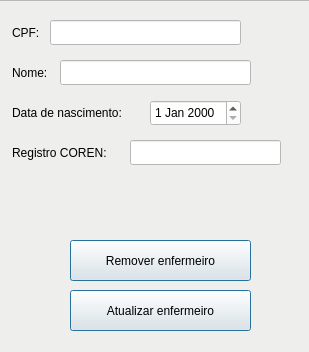
<?xml version="1.0" encoding="UTF-8"?>
<ui version="4.0">
 <class>MainWindow</class>
 <widget class="QMainWindow" name="MainWindow">
  <property name="geometry">
   <rect>
    <x>0</x>
    <y>0</y>
    <width>309</width>
    <height>352</height>
   </rect>
  </property>
  <property name="windowTitle">
   <string>Detalhes do enfermeiro</string>
  </property>
  <widget class="QWidget" name="centralwidget">
   <widget class="QFrame" name="frame">
    <property name="geometry">
     <rect>
      <x>-20</x>
      <y>0</y>
      <width>601</width>
      <height>601</height>
     </rect>
    </property>
    <property name="styleSheet">
     <string notr="true">background-color: rgb(238, 238, 236);</string>
    </property>
    <property name="frameShape">
     <enum>QFrame::StyledPanel</enum>
    </property>
    <property name="frameShadow">
     <enum>QFrame::Raised</enum>
    </property>
    <widget class="QLineEdit" name="cpfTag">
     <property name="geometry">
      <rect>
       <x>30</x>
       <y>20</y>
       <width>41</width>
       <height>25</height>
      </rect>
     </property>
     <property name="text">
      <string>CPF:</string>
     </property>
     <property name="frame">
      <bool>false</bool>
     </property>
     <property name="readOnly">
      <bool>true</bool>
     </property>
    </widget>
    <widget class="QLineEdit" name="nameTag">
     <property name="geometry">
      <rect>
       <x>30</x>
       <y>60</y>
       <width>51</width>
       <height>25</height>
      </rect>
     </property>
     <property name="text">
      <string>Nome:</string>
     </property>
     <property name="frame">
      <bool>false</bool>
     </property>
     <property name="readOnly">
      <bool>true</bool>
     </property>
    </widget>
    <widget class="QLineEdit" name="cpfLineEdit">
     <property name="geometry">
      <rect>
       <x>70</x>
       <y>20</y>
       <width>191</width>
       <height>25</height>
      </rect>
     </property>
     <property name="styleSheet">
      <string notr="true">background-color: rgb(255, 255, 255);</string>
     </property>
    </widget>
    <widget class="QLineEdit" name="nameLineEdit">
     <property name="geometry">
      <rect>
       <x>80</x>
       <y>60</y>
       <width>191</width>
       <height>25</height>
      </rect>
     </property>
     <property name="styleSheet">
      <string notr="true">background-color: rgb(255, 255, 255);</string>
     </property>
    </widget>
    <widget class="QLineEdit" name="bornTag">
     <property name="geometry">
      <rect>
       <x>30</x>
       <y>100</y>
       <width>141</width>
       <height>25</height>
      </rect>
     </property>
     <property name="text">
      <string>Data de nascimento:</string>
     </property>
     <property name="frame">
      <bool>false</bool>
     </property>
     <property name="readOnly">
      <bool>true</bool>
     </property>
    </widget>
    <widget class="QLineEdit" name="susNumberTag">
     <property name="geometry">
      <rect>
       <x>30</x>
       <y>140</y>
       <width>121</width>
       <height>25</height>
      </rect>
     </property>
     <property name="text">
      <string>Registro COREN:</string>
     </property>
     <property name="frame">
      <bool>false</bool>
     </property>
     <property name="readOnly">
      <bool>true</bool>
     </property>
    </widget>
    <widget class="QLineEdit" name="numberSUS_lineEdit">
     <property name="geometry">
      <rect>
       <x>150</x>
       <y>140</y>
       <width>151</width>
       <height>25</height>
      </rect>
     </property>
     <property name="styleSheet">
      <string notr="true">background-color: rgb(255, 255, 255);</string>
     </property>
    </widget>
    <widget class="QDateEdit" name="dateEdit">
     <property name="geometry">
      <rect>
       <x>170</x>
       <y>100</y>
       <width>91</width>
       <height>26</height>
      </rect>
     </property>
     <property name="styleSheet">
      <string notr="true">background-color: rgb(255, 255, 255);</string>
     </property>
    </widget>
    <widget class="QPushButton" name="removePatientButton">
     <property name="geometry">
      <rect>
       <x>90</x>
       <y>240</y>
       <width>181</width>
       <height>41</height>
      </rect>
     </property>
     <property name="text">
      <string>Remover enfermeiro</string>
     </property>
     <property name="default">
      <bool>true</bool>
     </property>
    </widget>
    <widget class="QPushButton" name="updatePatientButton">
     <property name="geometry">
      <rect>
       <x>90</x>
       <y>290</y>
       <width>181</width>
       <height>41</height>
      </rect>
     </property>
     <property name="text">
      <string>Atualizar enfermeiro</string>
     </property>
     <property name="default">
      <bool>true</bool>
     </property>
    </widget>
   </widget>
  </widget>
 </widget>
 <resources/>
 <connections/>
</ui>
